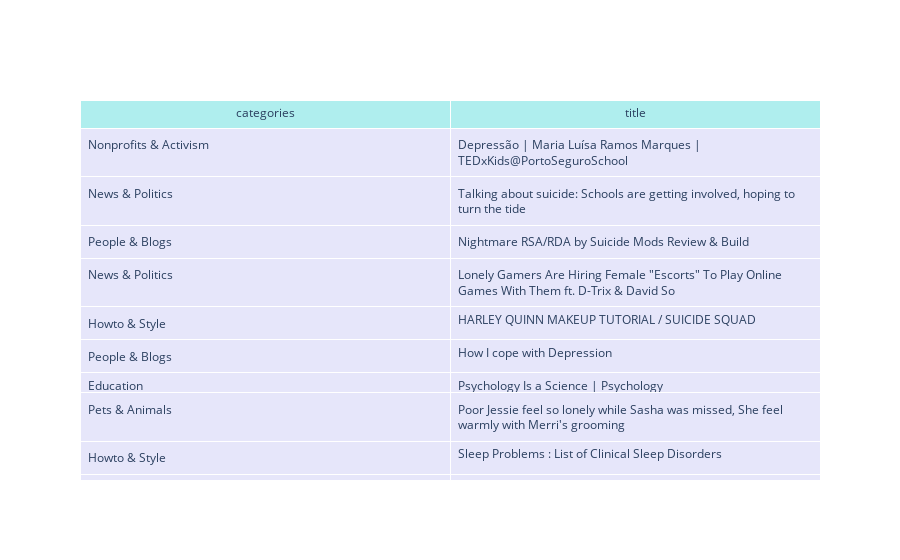

Notebook cell for this chart:
### Code cell
# sample some video content to show
sampled_df = df_meta_mental[["categories", "title"]].sample(frac=1).head(10)

fig = go.Figure(data=[go.Table(
    header=dict(values=['categories', 'title'],
                fill_color='paleturquoise',
                align='center'),
    cells=dict(values=[sampled_df.categories.values, sampled_df .title.values], 
               fill_color='lavender',
               align='left'))
])

# fig.update_layout(
#     autosize=True,
#     width=800,
#     height=400,
# )

fig.show()
fig.write_html("./result/samples.html")

### Figure 1 — Plotly figure (JSON) as saved in the notebook; plotly's stock layout.template omitted (floating-point values rounded to 4 significant figures)
{"data": [{"cells": {"align": "left", "fill": {"color": "lavender"}, "values": [["Nonprofits & Activism", "News & Politics", "People & Blogs", "News & Politics", "Howto & Style", "People & Blogs", "Education", "Pets & Animals", "Howto & Style", "People & Blogs"], ["Depressão | Maria Luísa Ramos Marques | TEDxKids@PortoSeguroSchool", "Talking about suicide: Schools are getting involved, hoping to turn the tide", "Nightmare RSA/RDA by Suicide Mods Review & Build", "Lonely Gamers Are Hiring Female \"Escorts\" To Play Online Games With Them ft. D-Trix & David So", "HARLEY QUINN MAKEUP TUTORIAL / SUICIDE SQUAD", "How I cope with Depression", "Psychology Is a Science | Psychology", "Poor Jessie feel so lonely while Sasha was missed, She feel warmly with Merri's grooming", "Sleep Problems : List of Clinical Sleep Disorders", "Colony Collapse Disorder Information (Or Lack There of)"]]}, "header": {"align": "center", "fill": {"color": "paleturquoise"}, "values": ["categories", "title"]}, "type": "table"}], "layout": {}}
